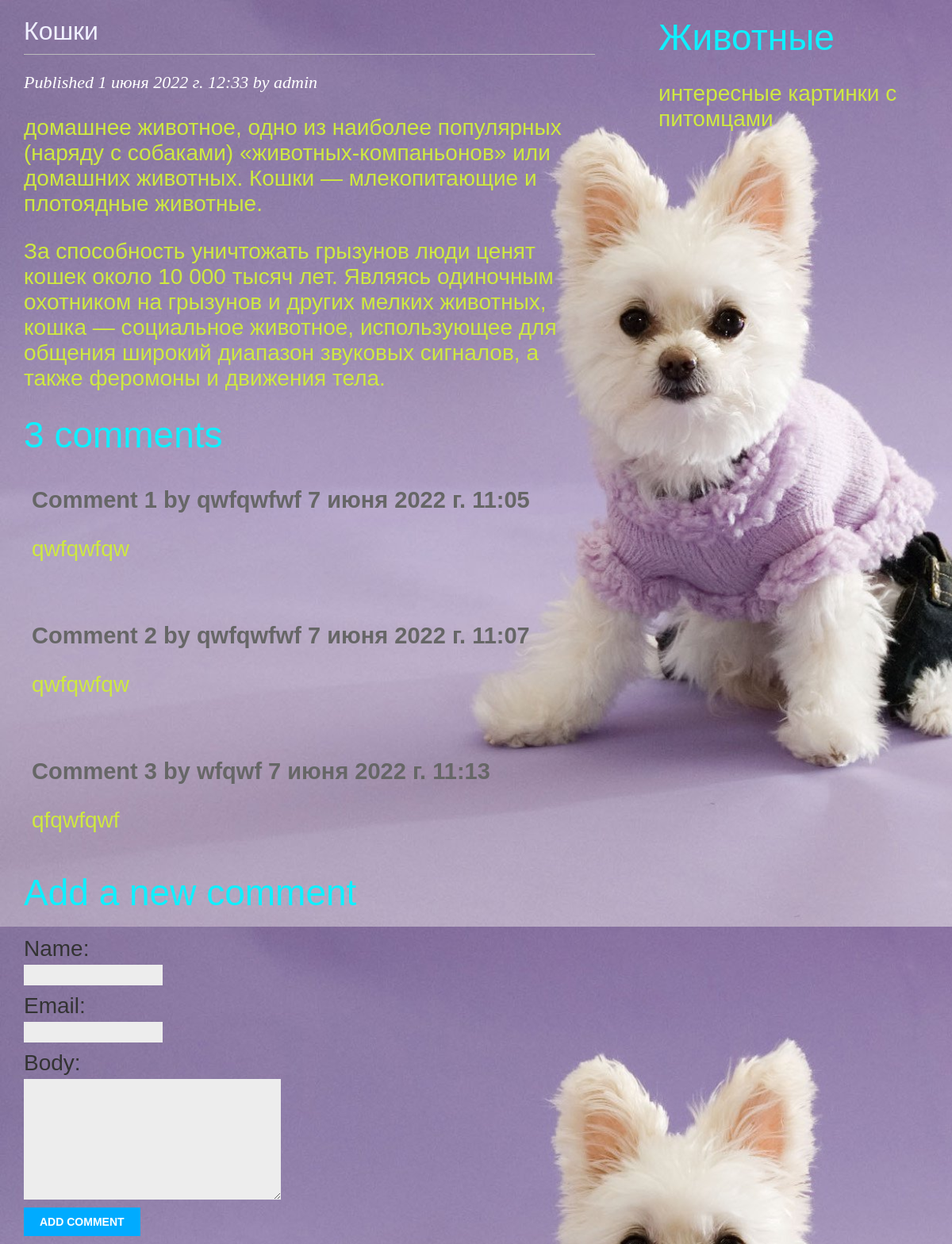
The app's page /blog/2/ with its own data.
### blog/models.py (models this page shows, shortened)
class Post(models.Model):
    class Status(models.TextChoices):
        DRAFT = 'DF', 'Draft'
        PUBLISHED = 'PB', 'Published'
    title = models.CharField(max_length=250)
    slug = models.SlugField(max_length=250)
    author = models.ForeignKey(User,
    on_delete=models.CASCADE,
    related_name='blog_posts')
    body = models.TextField()
    publish = models.DateTimeField(default=timezone.now)
    created = models.DateTimeField(auto_now_add=True)
    updated = models.DateTimeField(auto_now=True)
    status = models.CharField(max_length=2,
    choices=Status.choices,
    default=Status.DRAFT)
    objects = models.Manager() # The default manager.
    published = PublishedManager() # Our custom manager.
    class Meta:
        ordering = ['-publish']
        indexes = [
        models.Index(fields=['-publish']),
        ]

class Comment(models.Model):
    post = models.ForeignKey(Post, on_delete=models.CASCADE, related_name='comments')
    name = models.CharField(max_length=80)
    email = models.EmailField()
    body = models.TextField()
    created = models.DateTimeField(auto_now_add=True)
    updated = models.DateTimeField(auto_now=True)
    active = models.BooleanField(default=True)
    class Meta:
        ordering = ['created']
        indexes = [
            models.Index(fields=['created']),
     ]

### blog/views.py (the view)
# urls.py: path('<int:id>/', views.post_detail, name='post_detail'),
def post_detail(request, id):
    post = get_object_or_404(Post, id=id, status=Post.Status.PUBLISHED)
    comments = post.comments.filter(active=True)
    form = CommentForm()
    return render(request, 'blog/post/detail.html', {'post': post, 'comments': comments,
'form': form})

### blog/forms.py
class CommentForm(forms.ModelForm):
    class Meta:
        model = Comment
        fields = ['name', 'email', 'body']

### blog/templates/blog/post/detail.html (shortened to what this page needs)
{% extends "blog/base.html" %}
{% block content %}
  <h1>{{ post.title }}</h1>
  <p class="date">
    Published {{ post.publish }} by {{ post.author }}
  </p>
  {{ post.body|linebreaks }}
{% with comments.count as total_comments %}
 <h2>{{ total_comments }} comment{{ total_comments|pluralize }}</h2>
{% endwith %}
{% for comment in comments %}
 <div class="comment">
 <p class="info">
 Comment {{ forloop.counter }} by {{ comment.name }}
 {{ comment.created }}
 </p>
 {{ comment.body|linebreaks }}
 </div>
{% empty %}
 <p>There are no comments yet.</p>
{% endfor %}
<h2>Add a new comment</h2>
 <form action="{% url "blog:post_comment" post.id %}" method="post">
 {{ form.as_p }}
 <p><input type="submit" value="Add comment"></p>
 </form>
 {% endblock %}

### blog/static/css/blog.css (style rules this page uses)
body { color:#00F0ff; margin:0; padding:0; font-family:helvetica, sans-serif; background-size: 146% auto; }
h1 { font-weight:normal; color:#F0F0ff; border-bottom:1px solid #bbb; padding:0 0 10px 0; }
p { font-size: 28px; color:#cfe940 ; font-style:Montserrat; }
h2 { color:#0FF0fF; font-weight:normal; margin:10px 0 0; font-size:46px; }
p.date { color:#fff; font-family: georgia, serif; font-size: 22px; font-style: italic; }
label { float:left; clear:both; color:#333; margin-bottom:4px; }
input, textarea { clear:both; float:left; margin:0 0 10px; background:#ededed; border:0; padding:6px 10px; font-size:12px; }
input[type=submit] { font-weight:bold; background:#00abff; color:#fff; padding:10px 20px; font-size:14px; text-transform:uppercase; }
.comment { padding:10px; font-size:230px; }
.comment .info { font-weight:bold; font-size:29px; color:#666; }

### records on screen
Post: title "Кошки", publish "1 июня 2022 г. 12:33", author "admin", body "домашнее животное, одно из наиболее популярных (наряду с собаками) «животных-компаньонов» или домашних животных. Кошки — млекопитающие и плотоядные животные. За способность уничтожать грызунов люди ценят кошек около 10 000 тысяч лет. Являясь одиночным охотником на грызунов и других мелких животных, кошка — социальное животное, использующее для общения широкий диапазон звуковых сигналов, а также феромоны и движения тела."
Comment: name "qwfqwfwf", created "7 июня 2022 г. 11:05", body "qwfqwfqw"
Comment: name "qwfqwfwf", created "7 июня 2022 г. 11:07", body "qwfqwfqw"
Comment: name "wfqwf", created "7 июня 2022 г. 11:13", body "qfqwfqwf"

### other values on screen
{{ total_comments }} "3"
